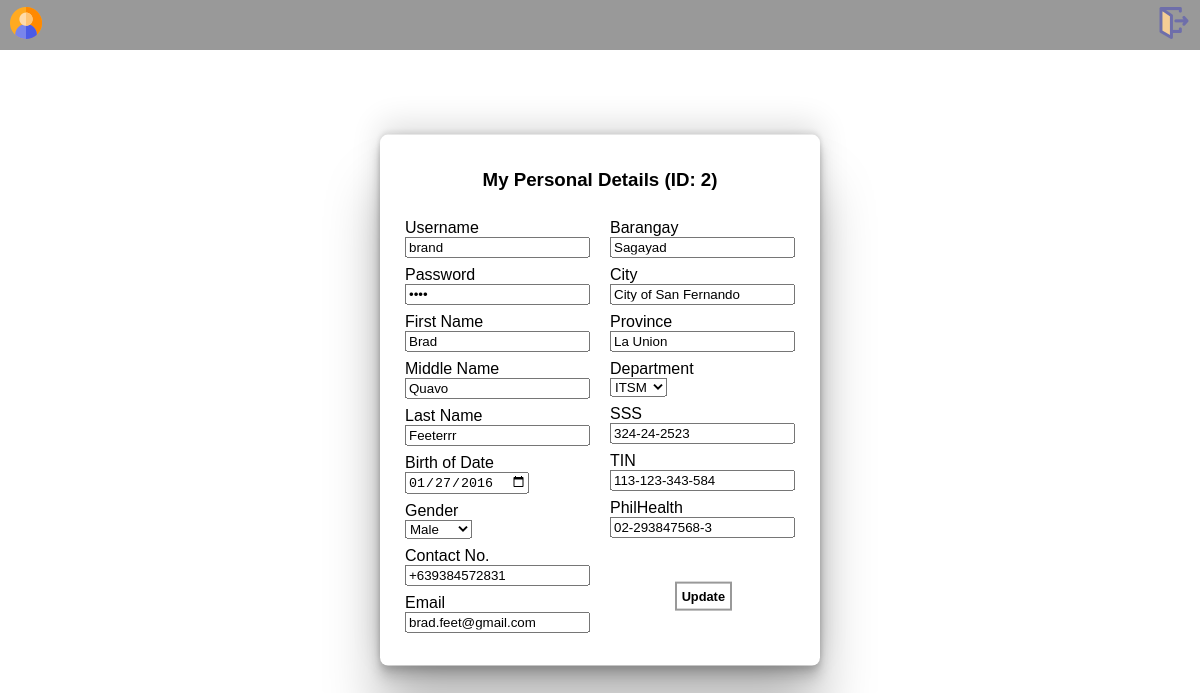
/user-home.php (signed in), run on the app's committed database.
### tables this page shows
CREATE TABLE `Users` (
  `id` int(11) NOT NULL,
  `username` varchar(50) NOT NULL,
  `password` varchar(50) NOT NULL,
  `first_name` varchar(20) DEFAULT NULL,
  `middle_name` varchar(20) DEFAULT NULL,
  `last_name` varchar(20) DEFAULT NULL,
  `bod` date DEFAULT NULL,
  `gender` char(1) DEFAULT NULL,
  `barangay` varchar(35) DEFAULT NULL,
  `city` varchar(35) DEFAULT NULL,
  `province` varchar(35) DEFAULT NULL,
  `contact_no` varchar(15) DEFAULT NULL,
  `email` varchar(40) DEFAULT NULL,
  `department` varchar(10) DEFAULT NULL,
  `sss` varchar(50) DEFAULT NULL,
  `tin` varchar(50) DEFAULT NULL,
  `philhealth` varchar(50) DEFAULT NULL
);

### user-home.php (the view, shortened to what this page needs)
<?php
  include 'connection.php';
  $getData = "SELECT * FROM Users WHERE id ='" . $_SESSION['myID'] . "'";
  $result = $conn->query($getData);
  $row = $result->fetch_assoc();
?>
<!DOCTYPE html>
<html lang="en">
<head>
</head>
<body>
  <header>
    <a href="user-home.php" target="_self"><img class="header-icon" src="img/user-icon.png"></a>
    <a href="user-logout.php"><img class="header-icon" src="img/user-logout.png"></a>
  </header>
</body>
<div id="form-container">
  <h3>My Personal Details (ID: <?php echo $_SESSION['myID']; ?>)</h3>
  <form method="post">
    <div id="input1-cntr">
      <div>
        <label>Username</label>
        <input type="text" name="username" placeholder="username" value="<?php echo $row['username']; ?>" required>
      </div>
      <div>
        <label>Password</label>
        <input type="password" name="password" placeholder="password" value="<?php echo $row['password']; ?>" required>
      </div>
      <div>
        <label>First Name</label>
        <input type="text" name="firstname" placeholder="first name" value="<?php echo $row['first_name']; ?>" required>
      </div>
      <div>
        <label>Middle Name</label>
        <input type="text" name="middlename" placeholder="middle name" value="<?php echo $row['middle_name']; ?>" required>
      </div>
      <div>
        <label>Last Name</label>
        <input type="text" name="lastname" placeholder="last name" value="<?php echo $row['last_name']; ?>" required>
      </div>
      <div>
        <label>Birth of Date</label>
        <input type="date" name="bod" value="<?php echo $row['bod']; ?>" required>
      </div>
      <div>
        <label>Gender</label>
        <select name="gender">
          <option value="M" <?php if ($row['gender'] === "M") { ?> selected="selected" <?php } ?>>Male</option>
        </select>
      </div>
      <div>
        <label>Contact No.</label>
        <input type="text" name="contact_no" pattern="[0-9+]{13}" title="Invalid Contact No." value="<?php echo $row['contact_no']; ?>" maxlength="13" autocomplete="off" required></td>
      </div>
      <div>
        <label>Email</label>
        <input type="email" name="email" pattern="[a-z0-9._%+-]+@[a-z0-9.-]+\.[a-z]{2,}$" autocomplete="off" value="<?php echo $row['email']; ?>" required>
      </div>
    </div>
    <div id="input2-cntr">
      <div>
        <label>Barangay</label>
        <input type="text" name="barangay" placeholder="barangay" value="<?php echo $row['barangay']; ?>" required>
      </div>
      <div>
        <label>City</label>
        <input type="text" name="city" placeholder="city" value="<?php echo $row['city']; ?>" required>
      </div>
      <div>
        <label>Province</label>
        <input type="text" name="province" placeholder="province" value="<?php echo $row['province']; ?>" required>
      </div>
      <div>
        <label>Department</label>
        <select name="department">
          <?php $dep = $row['department']; ?>
          <option value="ITSM" <?php if ($dep === "ITSM") { ?> selected="selected" <?php } ?>>ITSM</option>
        </select>
      </div>
      <div>
        <label>SSS</label>
        <input type="text" name="sss" pattern="\d{3}-\d{2}-\d{4}" placeholder="sss no." value="<?php echo $row['sss']; ?>" required>
      </div>
      <div>
        <label>TIN</label>
        <input type="text" name="tin" type="text" pattern="[0-9]{3}-[0-9]{3}-[0-9]{3}-[0-9]{3}" placeholder="tin no." value="<?php echo $row['tin']; ?>" required>
      </div>
      <div><label>PhilHealth</label>
        <input type="text" name="philhealth" pattern="[0-9]{2}-[0-9]{9}-[0-9]{1}" placeholder="philhealth no." value="<?php echo $row['philhealth']; ?>" required>
      </div>
    </div>
    <input id="Update-btn" type="submit" name="update" value="Update">
  </form>
</div>
</html>

### user-home.php (style rules this page uses)
body { font-family: sans-serif; margin: 0; }
header { background-color: rgba(0, 0, 0, .4); height: 50px; box-sizing: border-box; display: flex; flex-wrap: nowrap; justify-content: space-between; align-items: center; z-index: 1; }
.header-icon { margin: 10px; }
#form-container { background-color: white; display: inline-block; position: absolute; top: 50%; left: 50%; transform: translate(-50%, -50%); padding: 15px; border-radius: 8px; box-shadow: rgba(0, 0, 0, 0.25) 0px 54px 55px, rgba(0, 0, 0, 0.12) 0px -12px 30px, rgba(0, 0, 0, 0.12) 0px 4px 6px, rgba(0, 0, 0, 0.17) 0px 12px 13px, rgba(0, 0, 0, 0.09) 0px -3px 5px; }
h3 { text-align: center; }
form { display: flex; justify-content: space-between; }
#input1-cntr *, #input2-cntr * { display: block; }
#input1-cntr>div, #input2-cntr>div { margin-bottom: 8px; }
#input1-cntr, #input2-cntr { margin: 10px; }
form>div { margin-bottom: 5px; }
#Update-btn { -webkit-appearance: button; position: absolute; bottom: 50px; right: 20%; background-color: white; border: 2px solid rgba(0, 0, 0, .4); margin: 5px auto; font-size: .8rem; font-weight: bold; padding: 5px; }

### data on the page
users: username "brand", firstname "Brad", middlename "Quavo", lastname "Feeterrr", bod "01/27/2016", gender "Male", contact_no "+639384572831", email "brad.feet@gmail.com", barangay "Sagayad", city "City of San Fernando", province "La Union", department "ITSM", sss "324-24-2523", tin "113-123-343-584", philhealth "02-293847568-3"

### other printed values
$_SESSION['myID'] "2"
